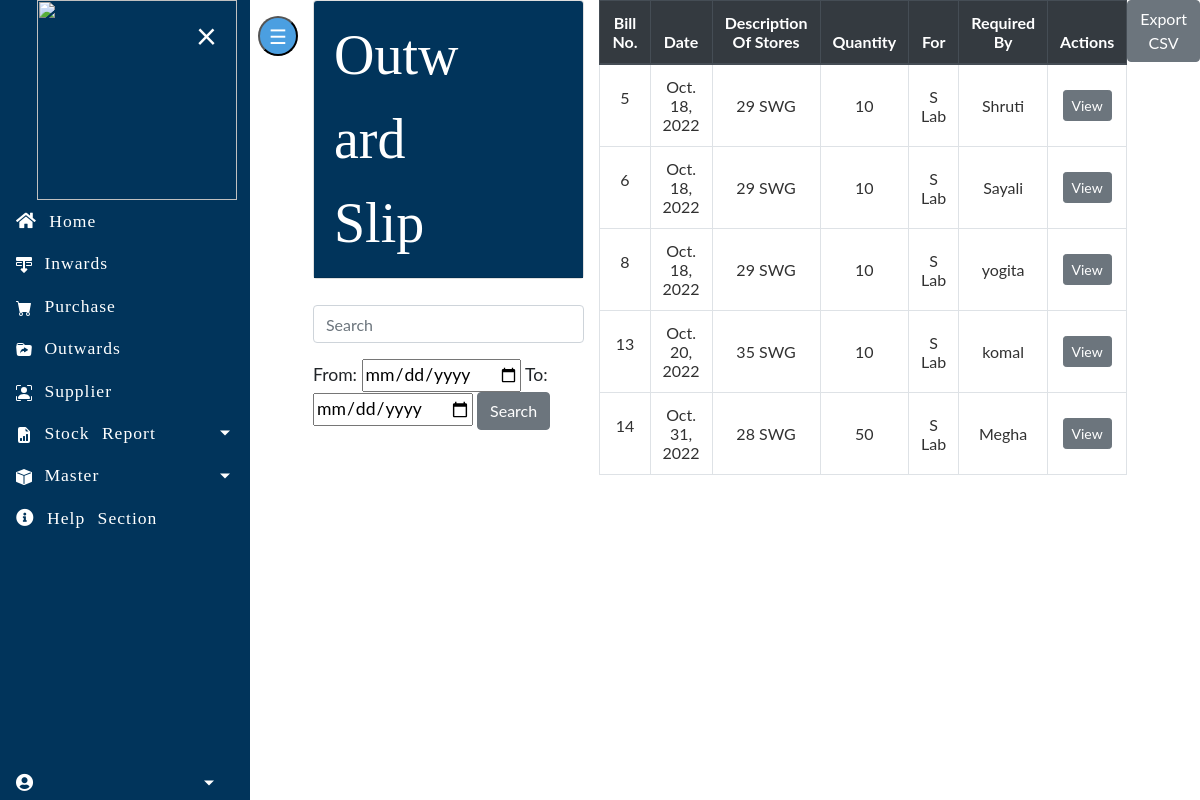
The page /inventory/outwardslip/ on the database its author committed.
### imdapp/models.py (models this page shows, shortened)
class SaleBill(models.Model):
    STATUS_CHOICE = [
        ('CONSUMABLE', 'CONSUMABLE'),
        ('NON-COMSUMABLE', 'NON-COMSUMABLE'),
    ]
    CONDITION = [
        ('GOOD', 'GOOD'),
        ('TORN', 'TORN'),
        ('DAMAGED', 'DAMAGED'),
    ]
    MODE_OF_DELIVERY = [
        ('BY-HAND', 'BY-HAND'),
        ('COURIER', 'COURIER'),
        ('OTHER', 'OTHER'),
    ]
    billno = models.AutoField(primary_key=True)
    time = models.DateTimeField(auto_now=True)
    name = models.CharField(max_length=150)
    phone = models.CharField(max_length=12)
    address = models.CharField(max_length=200)
    type = models.CharField(max_length=50, choices=STATUS_CHOICE)  # received by
    email = models.EmailField(max_length=255)
    category = models.ForeignKey(Category, on_delete=models.CASCADE)
    subcategory = models.ForeignKey(Subcategory, on_delete=models.CASCADE)
    description = models.ForeignKey(Description, on_delete=models.CASCADE)
    quantity = models.IntegerField(default=1)
    Mode_of_delivery = models.CharField(max_length=50, choices=MODE_OF_DELIVERY)  # received by
    label_code = models.CharField(max_length=20, default="")
    issued_to = models.CharField(max_length=50)
    is_deleted=models.BooleanField(default=False)
    def get_items_list(self):
        return SaleItem.objects.filter(billno=self)
    def get_total_price(self):
        saleitems = SaleItem.objects.filter(billno=self)
        total = 0
        for item in saleitems:
            total += item.totalprice
        return total

class Description(models.Model):
    id=models.IntegerField(primary_key=True)
    description=models.CharField(max_length=255)
    def __str__(self):
        return self.description
    class Meta:
        db_table='Description'

class SaleItem(models.Model):
    billno = models.ForeignKey(SaleBill, on_delete=models.CASCADE, related_name='salebillno')
    stock = models.ForeignKey(Stock, on_delete=models.CASCADE, related_name='saleitem')
    quantity = models.IntegerField(default=1)
    perprice = models.IntegerField(default=1)
    totalprice = models.IntegerField(default=1)

### imdapp/views.py (the view)
# urls.py: path('outwardslip/', views.outwardslip, name='outwardslip'),
def outwardslip(request):
    if request.method == "POST":
        fromdate = datetime.datetime.strptime(request.POST.get('fromdate'), '%Y-%m-%d')
        todate = datetime.datetime.strptime(request.POST.get('todate'), '%Y-%m-%d')
        bills = SaleBill.objects.filter(Q(time__gte=fromdate) & Q(time__lte=todate))
        return render(request, 'sales/outwardslip.html', {"bills": bills})
    else:
        bills = SaleBill.objects.all()
        return render(request, 'sales/outwardslip.html', {"bills": bills})

### imdapp/templates/sales/outwardslip.html (shortened to what this page needs)
{% extends "base.html" %}
{% load widget_tweaks %}
{% block content %}
<div class="card text-left">
      <div class="card-header" style="background-color:#01345B">
        <div class="row" style="color: white; font-style: bold; font-size: 3.5rem">
        <div class="col-md-8" style="font-family: 'Alkalami'" >Outward Slip</div>
        </div>
      </div>
</div>
    <br>
<div class="form-group">
    <input id="myInput" type="text" class="search form-control"  placeholder="Search">
</div>
<form  action="{% url 'outwardslip' %}" method="POST">
    <div>
        From: <input type="date" name="fromdate">
        To: <input type="date" name="todate">
        <input class="btn btn-secondary" type="submit" value="Search">
    </div>
</form>
</div>
    <br>
    <br>
    <table class="table table-css table-bordered table-hover">
        <thead class="thead-dark align-middle">
            <tr>
                <th width="10%">Bill No.</th>
                <th width="15%">Date</th>
                <th width="15%">Description Of Stores</th>
                <th width="10%">Quantity</th>
                <th width="10%">For</th>
                <th width="15%">Required By</th>
                <th width="25%">Actions</th>
            </tr>
        </thead>
{% if bills %}
        <tbody>
            {% for sale in bills %}
            <tr>
                <td class="align-middle"> <p>{{ sale.billno }}</p> </td>
                <td class="align-middle">{{ sale.time.date }}</td>
                <td class="align-middle">{% for item in sale.get_items_list %} {{ sale.description }} <br> {% endfor %}</td>
                <td class="align-middle">{% for item in sale.get_items_list %} {{ item.quantity }} <br> {% endfor %}</td>
                <td class="align-middle">{% for item in sale.get_items_list %} {{ sale.issued_to }} <br> {% endfor %}</td>
                <td class="align-middle">{% for item in sale.get_items_list %} {{ sale.name }} <br> {% endfor %}</td>
                <td class="align-middle"> <a href="{% url 'sale-bill' sale.billno %}" class="btn btn-secondary btn-sm">View</a> </td></tr>
            {% endfor %}
        </tbody>
    </table>
<div >
            <a href="{% url 'stockre' %}" class="btn btn-secondary">Export CSV</a>
</div>
{% else %}
        <tbody></tbody>
    </table>
    <br><br><br><br><br><br><br><br>
    <div style="color: #575757; font-style: bold; font-size: 1.5rem; text-align: center;">The records are empty. Please try adding some.</div>
{% endif %}
{% endblock content %}

### homepage/static/css/main.css (style rules this page uses)
body, html { height: 100%; }
.form-group { color: white; }
p { color: rgb(49, 49, 49); }
a { color: #55b159; }
.table-css { color: #313131; }
.align-middle { text-align: center; }

### homepage/templates/base.html (style rules this page uses)
body { font-family: "Lato", sans-serif; font-size: 1.1rem; }

### rows shown on the page
SaleBill: billno "5", time "Oct. 18, 2022", description "29 SWG", issued_to "S Lab", name "Shruti"
SaleItem: quantity "10"
SaleBill: billno "6", time "Oct. 18, 2022", description "29 SWG", issued_to "S Lab", name "Sayali"
SaleItem: quantity "10"
SaleBill: billno "8", time "Oct. 18, 2022", description "29 SWG", issued_to "S Lab", name "yogita"
SaleItem: quantity "10"
SaleBill: billno "13", time "Oct. 20, 2022", description "35 SWG", issued_to "S Lab", name "komal"
SaleItem: quantity "10"
SaleBill: billno "14", time "Oct. 31, 2022", description "28 SWG", issued_to "S Lab", name "Megha"
SaleItem: quantity "50"
